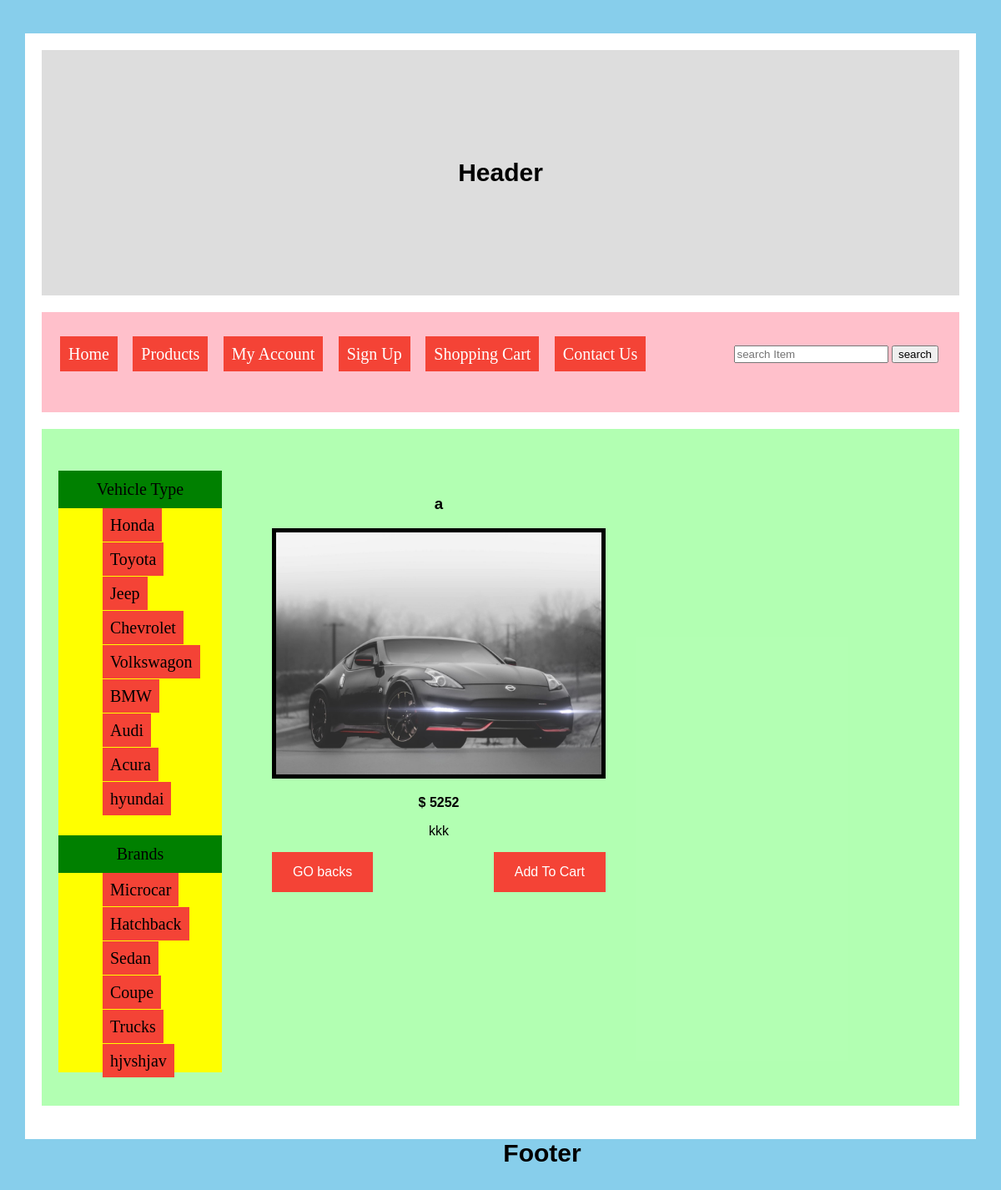
Page /ecommerce/details.php?pro_id=66 on the committed database.
### tables this page shows
CREATE TABLE `categories` (
  `cat_id` int(200) NOT NULL,
  `cat_title` text NOT NULL
);

CREATE TABLE `brands` (
  `brand_id` int(100) NOT NULL,
  `brand_title` text NOT NULL
);

CREATE TABLE `products` (
  `product_id` int(200) NOT NULL,
  `product_cat` int(200) NOT NULL,
  `product_brand` int(200) NOT NULL,
  `product_title` varchar(255) NOT NULL,
  `product_price` int(200) NOT NULL,
  `product_desc` text NOT NULL,
  `product_keywords` text NOT NULL,
  `product_images` text NOT NULL
);

### ecommerce/function/functions.php (the view)
<?php
$con = mysqli_connect("localhost","root","","ecom");
function getCats(){
global $con;
$get_cats = "select * from categories";
$run_cats = mysqli_query($con, $get_cats);
while($row_cats = mysqli_fetch_array($run_cats)){
	$cat_id = $row_cats['cat_id'];
	$cat_title = $row_cats['cat_title'];
echo "<li><a href='index.php? cat=$cat_id'>$cat_title</a></li>";
}
}
?>

### ecommerce/details.php (shortened to what this page needs)
<!DOCTYPE html>
<?php include "function/functions.php";?>
<?php include "function/functions_1.php";?>
 <html>
 <head>
  <link rel="stylesheet" type="text/css" href="style1.css">
 </head>
 <body>
 <div class="container">
       <header>
          <h1>Header</h1>
       </header>
       <nav>
           <div class="menubar">
                <ul id="menu">
                     <li><a href="#">Home</a></li>
                     <li><a href="#">Products</a></li>
                     <li><a href="#">My Account</a></li>
                     <li><a href="#">Sign Up</a></li>
                     <li><a href="#">Shopping Cart</a></li>
                     <li><a href="#">Contact Us</a></li>
                 </ul>
               <div id="searchbox">
                   <form method ="get" action="results.php" enctype="multipart/form-data">
                   <input type="text" name="user_query" placeholder="search Item" />
                   <input type="submit" name="search" value="search"/>
               </form>
            </div>
              </div>
       </nav>
       <section class="section2">
           <div class="content">
               <div class="left">
                  <div class="card">
                      <div id= "sidebar">
                            <div id="sidebar_title">Vehicle Type</div>
                                <ul id="cats">
                                  <?php  getCats();?>
                                </ul>
                              <div id="sidebar_title">Brands</div>
                             <ul id="cats">
                              <?php getBrands(); ?>
                             </ul>
                           </div>
                  </div>
               </div>
               <div class="right">
                     <div id="content_area">
                          <div id="products_box">
                              <?php
                                global $con;
                              if(isset($_GET['pro_id'])){
                                $product_id=$_GET['pro_id'];
                                $get_pro="select * from products where product_id='$product_id'";
                                $run_pro = mysqli_query($con, $get_pro);
                                 while($row_pro = mysqli_fetch_array($run_pro)){
                                   $pro_id = $row_pro['product_id'];
                                   $pro_title = $row_pro['product_title'];
                                   $pro_price = $row_pro['product_price'];
                                   $pro_desc = $row_pro['product_desc'];
                                   $pro_image = $row_pro['product_images'];
                                   echo"
                                                  <div id='single_product'>
                                                   <h3>$pro_title</h3>
                                                <img src ='admin_area/product_images/$pro_image' width='400' height='300' />
                                               <p><b>$ $pro_price</b></p>
                                               <p> $pro_desc</p>
                                               <a href='index1.php?' style='float:left'>GO backs</a>
                                               <a href='index1.php?pro_id=$pro_id'button style ='float:right'>Add To Cart</button></a>
                                              </div>
                                         ";
                                }
                              }
                              ?>
                         </div>
                       </div>
               </div>
           </div>
       </section>
       <footer>
         <h1>Footer</h1>
       </footer>
  </div>
 </body>
 </html>

### ecommerce/function/functions_1.php
<?php
$con = mysqli_connect("localhost","root","","ecom");
function getBrands(){
global $con;
$get_brands = "select * from brands";
$run_brands = mysqli_query($con, $get_brands);
while($row_brands = mysqli_fetch_array($run_brands)){
	$brand_id = $row_brands['brand_id'];
	$brand_title = $row_brands['brand_title'];
echo "<li><a href='index.php?brand=$brand_id'>$brand_title</a></li>";
}
}
?>

### ecommerce/style1.css (style rules this page uses)
body { margin:0; font-family: sans-serif; background-color: skyblue; }
* { box-sizing: border-box; }
.container { max-width: 1140px; background-color:white; height:auto; margin:40px auto; padding:20px; }
h1 { font-size:30px; margin:0; }
nav { float:left; width: 100%; background-color:pink; text-align: center; padding:30px 15px; margin-bottom:20px; }
h1 { font-size:30px; margin:0; color: black; }
a:link, a:visited { background-color: #f44336; color: white; padding: 15px 25px; text-align: center; text-decoration: none; }
.menubar { width:100%; height:60px; background:pink; color:white; }
#menu { padding:0; margin:0; line-height:40px; float:left; }
#menu li { list-style:none; display:inline; }
#menu a { text-decoration: none; color: white; padding: 10px; margin:7px; font-size:20px; font-family: "Times New Roman", Times, serif; }
#searchbox { float: right; padding-right:10px; line-height: 40px; }
header { float:left; width: 100%; background-color:#dddddd; text-align: center; padding:130px 15px; margin-bottom:20px; }
.section2 { float:left; width: 100%; height: auto; background-color: hsla(120, 100%, 50%, 0.3); text-align: center; padding:10px 10px; margin-bottom:20px; }
.section2 .content { float: left; width: 100%; height: auto; margin-top:10px; }
.section2 .content .left { width: 20%; height: auto; float: left; padding:0px 10px; }
.section2 .content .left .card { font-size:30px; color:#fff; background-color: yellow; }
.section2 .content .right { width: 80%; float: left; padding: 10px 10px; }
#sidebar_title { width: 100%; background:green; color:black; font-size:20px; font-family:bold; padding:11px; float: right; }
#cats { text-align: left; }
#cats li { list-style: none; display: block; margin: 7px; }
#cats a { color: black; padding: 9px; margin: 6px; text-align: center; font-size: 20px; font-family: "Times New Roman", Times, serif; }
#products_box { width:900px; margin-bottom:10px; }
#single_product { float: left; margin-left: 20px; padding: 20px; }
#single_product img { border: 5px solid black; }
footer { float:left; width: 100%; ////background-color:yellow; text-align: center; padding:50px 10px; }
footer { position: fixed; bottom: 0; }

### rows in the picture
categories: cat_title "Honda"
categories: cat_title "Toyota"
categories: cat_title "Jeep"
categories: cat_title "Chevrolet"
categories: cat_title "Volkswagon"
categories: cat_title "BMW"
categories: cat_title "Audi"
categories: cat_title "Acura"
categories: cat_title "hyundai"
brands: brand_title "Microcar"
brands: brand_title "Hatchback"
brands: brand_title "Sedan"
brands: brand_title "Coupe"
brands: brand_title "Trucks"
brands: brand_title "hjvshjav"
products: product_title "a", product_images (picture), product_price "5252", product_desc "kkk"
